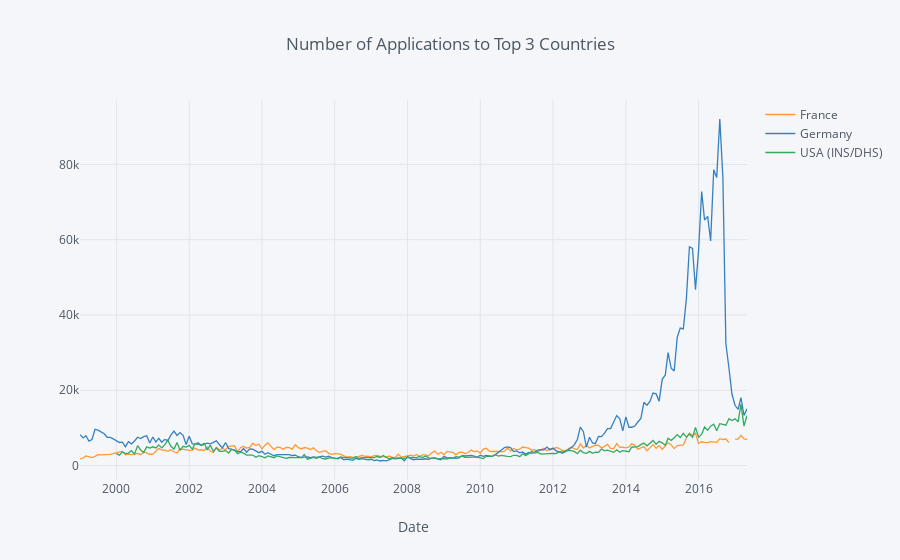

Notebook source saved alongside this figure:
### Code cell
data_df \
    .query('Country in @top_in_countries') \
    .groupby(['Country', 'Date']) \
    .agg({'Value': np.sum}) \
    .unstack(0) \
    ['Value'] \
    .iplot(
        title='Number of Applications to Top 3 Countries', 
        xTitle='Date'
    )

### Figure 1 — Plotly figure (JSON) as saved in the notebook; plotly's stock layout.template omitted (floating-point values rounded to 4 significant figures; data arrays with more than 128 entries replaced by an {"elided": "..."} marker saying what was removed)
{"data": [{"line": {"color": "rgba(255, 153, 51, 1.0)", "dash": "solid", "shape": "linear", "width": 1.3}, "mode": "lines", "name": "France", "text": "", "type": "scatter", "uid": "114b4075-52c5-4edd-9ed6-88c3ff0fb54a", "x": {"elided": "221 str values"}, "y": {"elided": "221 mixed values"}}, {"line": {"color": "rgba(55, 128, 191, 1.0)", "dash": "solid", "shape": "linear", "width": 1.3}, "mode": "lines", "name": "Germany", "text": "", "type": "scatter", "uid": "3559c771-e3ab-447d-bdf3-23eda874ef79", "x": {"elided": "221 str values"}, "y": {"elided": "221 int values"}}, {"line": {"color": "rgba(50, 171, 96, 1.0)", "dash": "solid", "shape": "linear", "width": 1.3}, "mode": "lines", "name": "USA (INS/DHS)", "text": "", "type": "scatter", "uid": "6639bd59-40e7-45ce-83c5-eb436975d4fd", "x": {"elided": "221 str values"}, "y": {"elided": "221 mixed values"}}], "layout": {"legend": {"bgcolor": "#F5F6F9", "font": {"color": "#4D5663"}}, "paper_bgcolor": "#F5F6F9", "plot_bgcolor": "#F5F6F9", "title": {"font": {"color": "#4D5663"}, "text": "Number of Applications to Top 3 Countries"}, "xaxis": {"gridcolor": "#E1E5ED", "showgrid": true, "tickfont": {"color": "#4D5663"}, "title": {"font": {"color": "#4D5663"}, "text": "Date"}, "zerolinecolor": "#E1E5ED"}, "yaxis": {"gridcolor": "#E1E5ED", "showgrid": true, "tickfont": {"color": "#4D5663"}, "title": {"font": {"color": "#4D5663"}, "text": ""}, "zerolinecolor": "#E1E5ED"}}}
